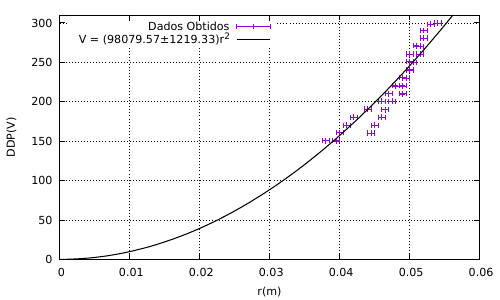

Reproduce this figure in gnuplot.
set output 'e_m.pdf'
set terminal pdfcairo

set xrange[0:0.06]
set yrange[0:310]


set grid
show grid
set key left

set ylabel "DDP(V)"
set xlabel "r(m)"

f(x) = a*x**2
fit f(x) 'tot.dat' via a

title_f(g,h) = sprintf('V = (%.2f{/Symbol \261}%.2f)r^2',g,h)
plot 'tot.dat' u 1:2:3:4 w xyerrorbars t 'Dados Obtidos' ps 0.7 ,f(x) t title_f(a,a_err) ls -1 lw 1.5

unset output
